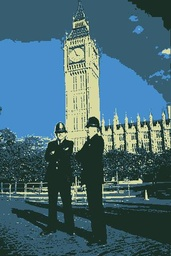
#> input picture StochasticProgramming/estimations/bestImages/policemen4.jpg, 171 x 256 px, shrunk from 321 x 481 before the run, given in place of policemen4.jpg.jpg, which was not available
$ python main.py
#> lines starting #> are read from the running program, lines starting #| are printed output that depends on the picture; pictures that were not available may be replaced by others from this repository, and a replacement may not be noted
### StochasticProgramming/kmeans/kmeans.py
#!/usr/bin/python
from PIL import Image
import numpy


# Will detewrmine if the centroids have converged or not.
# Essentially, if the current centroids and the old centroids
# are virtually the same, then there is convergence.
#
# Absolute convergence may not be reached, due to oscillating
# centroids. So a given range has been implemented to observe
# if the comparisons are within a certain ballpark
def converged(centroids, old_centroids):
    if len(old_centroids) == 0:
        return False

    if len(centroids) <= 5:
        a = 1
    elif len(centroids) <= 10:
        a = 2
    else:
        a = 4

    for i in range(0, len(centroids)):
        cent = centroids[i]
        old_cent = old_centroids[i]

        if ((int(old_cent[0]) - a) <= cent[0] <= (int(old_cent[0]) + a)) \
                and ((int(old_cent[1]) - a) <= cent[1] <= (int(old_cent[1]) + a)) \
                and ((int(old_cent[2]) - a) <= cent[2] <= (int(old_cent[2]) + a)):
            continue
        else:
            return False

    return True


# Method used to find the closest centroid to the given pixel.
def getClosestCentroid(pixel, centroids):
    minDist = 9999
    minIndex = 0

    for i in range(0, len(centroids)):
        d = numpy.sqrt(int((centroids[i][0] - pixel[0])) ** 2 + int((centroids[i][1] - pixel[1])) ** 2 + int(
            (centroids[i][2] - pixel[2])) ** 2)
        if d < minDist:
            minDist = d
            minIndex = i

    return minIndex


# Assigns each pixel to the given centroids for the algorithm.
# Method finds the closest centroid to the given pixel, then
# assigns that centroids to the pixel.
def assignPixels(centroids):
    clusters = {}

    for x in range(0, img_width):
        for y in range(0, img_height):
            p = px[x, y]
            minClosestCentroid = getClosestCentroid(px[x, y], centroids)

            try:
                clusters[minClosestCentroid].append(p)
            except KeyError:
                clusters[minClosestCentroid] = [p]

    return clusters


# Method is used to  re-center the centroids according
# to the pixels assigned to each. A mean average is
# applied to each cluster's RGB values, which is then
# set as the new centroids.
def adjustCentroids(clusters):
    new_centroids = []
    keys = sorted(clusters.keys())

    for k in keys:
        n = numpy.mean(clusters[k], axis=0)
        new = (int(n[0]), int(n[1]), int(n[2]))
        print(str(k) + ": " + str(new))
        new_centroids.append(new)

    return new_centroids


# Used to initialize the k-means clustering
def startKmeans(someK):
    centroids = []
    old_centroids = []
    i = 1

    # Initializes someK number of centroids for the clustering
    for k in range(0, someK):
        cent = px[numpy.random.randint(0, img_width), numpy.random.randint(0, img_height)]
        print(cent)
        centroids.append(cent)

    print("Random centroids initialized.")

    while not converged(centroids, old_centroids) and i <= 100:
        print("Iteration #" + str(i))
        i += 1

        old_centroids = centroids  # Make the current centroids into the old centroids
        clusters = assignPixels(centroids)  # Assign each pixel in the image to their respective centroids
        centroids = adjustCentroids(clusters)  # Adjust the centroids to the center of their assigned pixels
    print(centroids)
    return centroids


# Once the k-means clustering is finished, this method
# generates the segmented image and opens it.
def drawNewImage(result):
    img = Image.new('RGB', (img_width, img_height), "white")
    p = img.load()

    for x in range(img.size[0]):
        for y in range(img.size[1]):
            RGB_value = result[getClosestCentroid(px[x, y], result)]
            p[x, y] = RGB_value

    img.save(output_image)
    img.show()


num_input = str(input("Enter image number: "))
#> the answer given: bestImages/policemen4.jpg
k_input = int(input("Enter K value: "))
#> the answer given: 3

img = "img/test" + num_input.zfill(1) + ".jpg"
output_image = "results/test" + num_input.zfill(1) + "result.jpg"
im = Image.open(img)
#> im is the input picture: PIL image 171x256 RGB; mean R, G, B 69, 104.3, 115.4
img_width, img_height = im.size
#> img_width = 171; img_height = 256
px = im.load()

result = startKmeans(k_input)
#> the loop in startKmeans, `for k in range(0, someK):` made 3 passes
#> cent on passes 1 to 3: (71, 142, 204), (61, 94, 111), (55, 93, 112)
#| (71, 142, 204)
#| (61, 94, 111)
#| (55, 93, 112)
#> after the loop in startKmeans, `for k in range(0, someK):`: centroids = [(71, 142, 204), (61, 94, 111), (55, 93, 112)]
#> the loop in startKmeans, `while not converged(centroids, old_centroids) and i <= 100:` made 4 passes
#> (i, old_centroids) on pass 1: (2, [(71, 142, 204), (61, 94, 111), (55, 93, 112)])
#> (printed output is left out)
#| [(115, 162, 186), (59, 94, 107), (27, 49, 44)]
drawNewImage(result)
#> in drawNewImage, `img = Image.new('RGB', (img_width, img_height), "white")`: img: PIL image 171x256 RGB; every value is 255
#> in drawNewImage, `img.save(output_image)`:
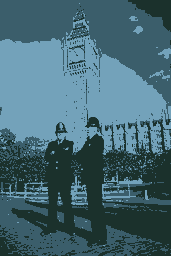
#> saved as policemen4.jpgresult.jpg: PIL image 171x256 RGB; mean R, G, B 68.7, 103.9, 115.3

### StochasticProgramming/estimations/main.py
import kmeans
import numpy as np
from math import sqrt

from helpers import bgss, wgss, read_external_data
from printHelper import printAll

if __name__ == "__main__":
    input_image = "policemen.jpg"
#> (the run stopped early here; a loop or call above may not have finished)

$ run again, on StochasticProgramming/estimations/bestImages/policemen6.jpg
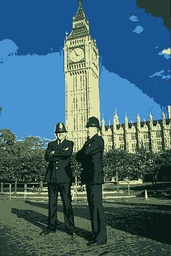
#> input picture StochasticProgramming/estimations/bestImages/policemen6.jpg, 171 x 256 px, shrunk from 321 x 481 before the run, given in place of policemen6.jpg.jpg, which was not available
#> im is the input picture: PIL image 171x256 RGB; mean R, G, B 67.1, 103.1, 114.4
#> the loop in startKmeans, `for k in range(0, someK):` made 3 passes
#> cent on passes 1 to 3: (74, 148, 209), (99, 117, 93), (24, 84, 146)
#> (printed output is left out)
#> after the loop in startKmeans, `for k in range(0, someK):`: centroids = [(74, 148, 209), (99, 117, 93), (24, 84, 146)]
#> the loop in startKmeans, `while not converged(centroids, old_centroids) and i <= 100:` made 7 passes
#> (i, old_centroids) on pass 1: (2, [(74, 148, 209), (99, 117, 93), (24, 84, 146)])
#> (printed output is left out)
#| [(122, 169, 188), (90, 108, 85), (27, 63, 82)]
#> img: PIL image 171x256 RGB; every value is 255
#> in drawNewImage, `img.save(output_image)`:
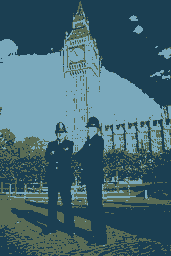
#> saved as policemen6.jpgresult.jpg: PIL image 171x256 RGB; mean R, G, B 66.6, 102.6, 114
